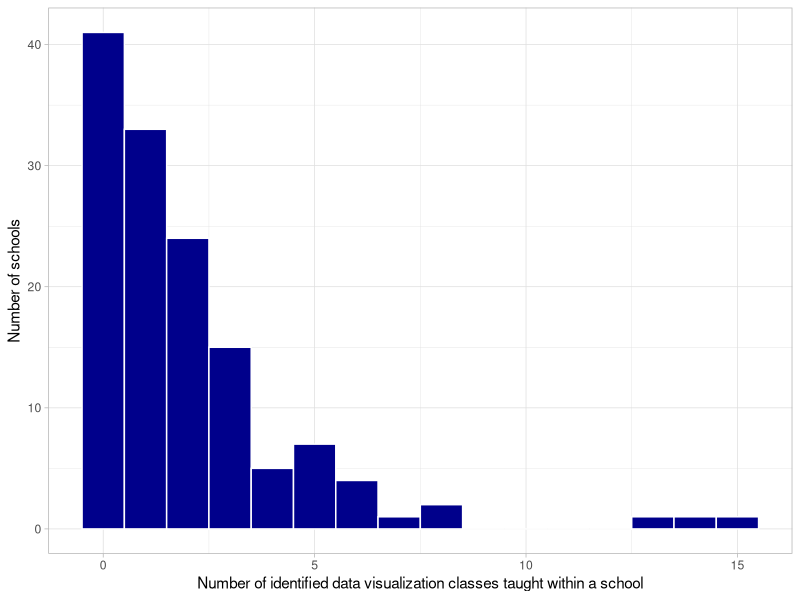

Generate this figure with R: (Note: this script raises an error after producing the figure.)
# PURPOSE: Begin exploring survey results with just basic info like how many
#          universities have a data viz class, the total number of courses that
#          we find, etc.

library(tidyverse)

# Load the survey results -------------------------------------------------

clean_survey_file <- read_csv("data/processed/survey_results.csv")

table(clean_survey_file$type)
# liberal_arts   university 
#           50          104 

length(unique(clean_survey_file$university))
# [1] 154


# Only consider the courses with accessible course catalogs ---------------

main_survey_results <- clean_survey_file |>
  filter(course_catalog_accesible)

# How many were we able to access?
table(main_survey_results$type)
# liberal_arts   university 
#           46           89 

# How many schools have courses? ------------------------------------------

table(main_survey_results$did_it_include_any_class)
# FALSE  TRUE 
#    41    94 

table("Type" = main_survey_results$type,
      "Include a class?" = main_survey_results$did_it_include_any_class)
#           Include a class?
# Type           FALSE TRUE
#   liberal_arts    30   16
#   university      11   78

# Huh, interesting - majority of the liberal arts do NOT feature a data viz class

# Create class level dataset ----------------------------------------------

# Most annoying part of working with this sheet, need to pivot to make it longer
# so that each row is a class

course_level_info <- main_survey_results |>
  dplyr::select(university, type, course_1_name:course_15_software) |>
  dplyr::select(-contains("notes")) |>
  pivot_longer(cols = course_1_name:course_15_software,
               names_to = c("class", ".value"),
               names_pattern = "course_(\\d+)_(.+)")
nrow(course_level_info) == (nrow(main_survey_results) * 15)
# [1] TRUE

# Successfully pivoted using the above code

# histogram with 0s for schools
course_count_hist <- course_level_info |>
  group_by(university) |>
  summarize(n_courses = length(which(!is.na(name)))) |>
  ggplot(aes(x = n_courses)) +
  geom_histogram(binwidth = 1, center = 0, closed = "left",
                 color = "white", fill = "darkblue") +
  theme_light() +
  labs(x = "Number of identified data visualization classes taught within a school",
       y = "Number of schools")
cowplot::save_plot("figs/hist_n_courses.pdf",
                   course_count_hist, ncol = 1, nrow = 1)

# Remove missing rows based on name:
course_level_info <- course_level_info |>
  filter(!is.na(name))
# Results in 270 courses in total (makes sense)

# How many schools with classes?
length(unique(course_level_info$university))
# [1] 94
94 / 154
# [1] 0.6103896

# Basic exploration of class level data -----------------------------------

course_level_info |>
  group_by(university) |>
  count() |>
  arrange(desc(n))
#     university                          n
#     <chr>                           <int>
#   1 Georgetown University              15
#   2 New York University                14
#   3 Northeastern University            13
#   4 Carnegie Mellon University          8
#   5 University of Notre Dame            8
#   6 Northwestern University             7
#   7 Duke University                     6
#   8 Purdue University                   6
#   9 Stevens Institute of Technology     6
#  10 University of Minnesota             6
# Okay - should mention these for the paper, which stand out in terms of the 
# sheer number that are there...
  
# Course level?
table(course_level_info$level)  
# Both          Grad      Graduate      Undegrad     Undergrad Undergraduate 
# 63            99             2             1           103             2 
# Ugh - neeed to combine these...

course_level_info <- course_level_info |>
  mutate(level = ifelse(str_detect(tolower(level), "und"),
                        "undergrad",
                        ifelse(str_detect(tolower(level),
                                          "both"),
                               "both", "grad")))
table(course_level_info$level)
# both      grad undergrad 
# 63       101       106
# That's surprisingly balanced...

# Can imagine making some word clouds of the course names and topics...

# What about the department?
length(unique(course_level_info$dept))
# [1] 163

# Okay that's way too many to initially look at... what are the types of depts
# that contain "stat" or "data" in them?

course_level_info <- course_level_info |>
  mutate(is_stats = as.numeric(str_detect(tolower(dept), "stat")))
course_level_info |>
  filter(is_stats == 1) |>
  pull(dept) |>
  unique()
# [1] "Statistical Science, Information Science + Studies"              
# [2] "Statistical Science"                                             
# [3] "Statistics and Data Science"                                     
# [4] "Mathematics and Statistics, Computers and Information Management"
# [5] "Statistics"                                                      
# [6] "Applied Statistics, Social Science, and Humanities"              
# [7] "Statistics and Operations Research"                              
# [8] "Information Technology, Statistics" 

# Repeat for "data"
course_level_info <- course_level_info |>
  mutate(is_ds = as.numeric(str_detect(tolower(dept), "data")))
course_level_info |>
  filter(is_ds == 1) |>
  pull(dept) |>
  unique()
#  [1] "Data Science Institute"                        "Data Science"                                 
#  [3] "Statistics and Data Science"                   "Data Analytics"                               
#  [5] "Data Sciece"                                   "Data Science and Analytics"                   
#  [7] "Data Science (Public Policy)"                  "Data Analytics for Science"                   
#  [9] "Applied Data Analytics and Visualization"      "Environmental Data Science"                   
# [11] "Data Science and Engineering"                  "Applied Data Science"                         
# [13] "Computer Science, Data Science"                "Journalism and Media Management, Data Science"
# [15] "Data Analytics & Visualization"                "Data Science, Informatics"                    
# [17] "Data Science, Information Systems"             "Data for Political Research"      

# Spot a mispelling there...

# Okay - so how many data viz classes are from stats depts?
table(course_level_info$is_stats)
#   0   1 
# 252  18
table(course_level_info$is_stats) / nrow(course_level_info)
#          0          1 
# 0.93333333 0.06666667 

# For data science?
table(course_level_info$is_ds)
#   0   1 
# 236  34 
table(course_level_info$is_ds) / nrow(course_level_info)
#   0   1 
# 0.8740741 0.1259259  

# Split by level:
course_level_info |>
  group_by(level, is_stats) |>
  summarize(n_classes = n(),
            .groups = "drop") |>
  group_by(level) |>
  mutate(total_classes = sum(n_classes)) |>
  ungroup() |>
  mutate(frac_classes = n_classes / total_classes)
#     level     is_stats n_classes total_classes frac_classes
#     <chr>        <dbl>     <int>         <int>        <dbl>
#   1 both             0        61            63       0.968 
#   2 both             1         2            63       0.0317
#   3 grad             0        96           101       0.950 
#   4 grad             1         5           101       0.0495
#   5 undergrad        0        95           106       0.896 
#   6 undergrad        1        11           106       0.104 

# Okay nice - pretty consistent here...

course_level_info |>
  group_by(level, is_stats) |>
  summarize(n_classes = n(),
            .groups = "drop") |>
  mutate(level = fct_relevel(level, "undergrad", "grad", "both"),
         level = fct_recode(level, Both = "both", 
                            `Undergraduate-only` = "undergrad",
                            `Graduate-only` = "grad")) |>
  ggplot(aes(x = level, y = n_classes, fill = as.factor(is_stats))) +
  geom_bar(stat = "identity", position = "stack") +
  ggthemes::scale_fill_colorblind(labels = c("No", "Yes")) +
  labs(x = "Student-level", y = "Number of classes",
       fill = "Taught by Statistics department?") +
  theme_light() +
  theme(legend.position = "bottom")

course_level_info |>
  group_by(level, is_ds) |>
  summarize(n_classes = n(),
            .groups = "drop") |>
  group_by(level) |>
  mutate(total_classes = sum(n_classes)) |>
  ungroup() |>
  mutate(frac_classes = n_classes / total_classes)
# # A tibble: 6 × 5
#     level     is_ds n_classes total_classes frac_classes
#     <chr>     <dbl>     <int>         <int>        <dbl>
# 1 both          0        56            63        0.889
# 2 both          1         7            63        0.111
# 3 grad          0        87           101        0.861
# 4 grad          1        14           101        0.139
# 5 undergrad     0        93           106        0.877
# 6 undergrad     1        13           106        0.123

course_level_info |>
  group_by(level, is_ds) |>
  summarize(n_classes = n(),
            .groups = "drop") |>
  mutate(level = fct_relevel(level, "undergrad", "grad", "both"),
         level = fct_recode(level, Both = "both", 
                            `Undergraduate-only` = "undergrad",
                            `Graduate-only` = "grad")) |>
  ggplot(aes(x = level, y = n_classes, fill = as.factor(is_ds))) +
  geom_bar(stat = "identity", position = "stack") +
  ggthemes::scale_fill_colorblind(labels = c("No", "Yes")) +
  labs(x = "Student-level", y = "Number of classes",
       fill = "Taught by Data Science department?") +
  theme_light() +
  theme(legend.position = "bottom")

# Yup... majority do not come from stats or data science depts, and that's 
# probably being generous given the stat/data tag

# Make a combined version:
course_level_info |>
  mutate(is_stat_ds = pmax(is_stats, is_ds)) |>
  group_by(is_stat_ds) |> 
  summarize(n_classes = n(), .groups = "drop") |>
  mutate(total_classes = sum(n_classes)) |>
  ungroup() |>
  mutate(frac_classes = n_classes / total_classes)
# # A tibble: 2 × 4
#             is_stat_ds n_classes total_classes frac_classes
#                 1 <dbl>     <int>         <int>        <dbl>
#            1          0       220           270        0.815
#            2          1        50           270        0.185

course_level_info |>
  mutate(is_stat_ds = pmax(is_stats, is_ds)) |>
  group_by(level, is_stat_ds) |>  
  summarize(n_classes = n(),
            .groups = "drop") |>
  group_by(level) |>
  mutate(total_classes = sum(n_classes)) |>
  ungroup() |>
  mutate(frac_classes = n_classes / total_classes)
# # A tibble: 6 × 5
#     level     is_stat_ds n_classes total_classes frac_classes
#     <chr>          <dbl>     <int>         <int>        <dbl>
# 1 both               0        55            63        0.873
# 2 both               1         8            63        0.127
# 3 grad               0        82           101        0.812
# 4 grad               1        19           101        0.188
# 5 undergrad          0        83           106        0.783
# 6 undergrad          1        23           106        0.217

dept_level_bars <- course_level_info |>
  mutate(is_stat_ds = pmax(is_stats, is_ds)) |>
  group_by(level, is_stat_ds) |>
  summarize(n_classes = n(),
            .groups = "drop") |>
  mutate(level = fct_relevel(level, "undergrad", "grad", "both"),
         level = fct_recode(level, Both = "both", 
                            `Undergraduate-only` = "undergrad",
                            `Graduate-only` = "grad")) |>
  ggplot(aes(x = level, y = n_classes, fill = as.factor(is_stat_ds))) +
  geom_bar(stat = "identity", position = "stack") +
  ggthemes::scale_fill_colorblind(labels = c("No", "Yes")) +
  labs(x = "Student-level", y = "Number of classes",
       fill = "Taught by statistics and/or data science department?") +
  theme_light() +
  theme(legend.position = "bottom")
dept_level_bars
cowplot::save_plot("figs/dept_level_bars.pdf",
                   dept_level_bars, ncol = 1, nrow = 1)


# Frequency of topics we discuss ------------------------------------------

# How many classes had topics?
course_level_info |>
  filter(topic_list != "None", !is.na(topic_list)) |>
  nrow()
# [1] 142 - okay so a good number

# How many classes didn't have available topics?
sum(is.na(course_level_info$topic_list))
# [1] 14
mean(is.na(course_level_info$topic_list))
# [1] 0.05185185

# Figure out the topics to search for:
unique(str_split(paste0(course_level_info$topic_list, collapse = ", "), ", ")[[1]])
# [1] "None"                                    "Interactive Graphics"                   
# [3] "Networks"                                "Spatial Data"                           
# [5] "NA"                                      "High Dimensional"                       
# [7] "Statistical Modeling"                    "Hypothesis Testing"                     
# [9] "Time Series"                             "Text Data"                              
# [11] "Statistical Modeling (Regression)"       "Clustering"                             
# [13] "Text Analysis"                           "Hypothesis Testing/Confidence Intervals"
# [15] " Interactive Graphics"                   "Spatial data"                           
# [17] "Confidence Intervals"      

# First look up all topics:
all_topics <- c("interactive graphics", "networks", "spatial data",
                "high dimensional", "time series", "text data", "clustering",
                "text analysis",
                "hypothesis testing", "confidence intervals",
                "statistical modeling",
                "none")

topic_counts <- map_dfr(all_topics,
                        function(topic) {
                          topic_count <- course_level_info |>
                            mutate(topic_list = tolower(topic_list)) |>
                            filter(str_detect(topic_list, str_c(topic))) |>
                            nrow()
                          tibble(class_topic = topic,
                                 n_classes = topic_count)
                        }) |>
  # alter text analysis to be text data:
  mutate(class_topic = ifelse(class_topic == "text analysis",
                              "text data", class_topic)) |>
  group_by(class_topic) |>
  summarize(n_classes = sum(n_classes),
            .groups = "drop")

# Make a bar chart of these topic counts:
topic_count_bars <- topic_counts |>
  mutate(class_topic = fct_reorder(class_topic, n_classes)) |>
  ggplot(aes(x = class_topic, y = n_classes)) +
  geom_bar(stat = "identity",
           fill = "darkblue", color = "white") +
  coord_flip() +
  theme_light() +
  labs(x = "Topic",
       y = "Number of courses covering topic")
topic_count_bars
cowplot::save_plot("figs/topic_count_bars.pdf",
                   topic_count_bars, ncol = 1, nrow = 1)

# Number and proportion of courses that cover each topic
topic_counts
#    class_topic          n_classes
#    <chr>                    <int>
#  1 clustering                  10
#  2 confidence intervals         2
#  3 high dimensional            21
#  4 hypothesis testing           4
#  5 interactive graphics       105
#  6 networks                    32
#  7 none                       114
#  8 spatial data                51
#  9 statistical modeling         7
# 10 text data                   18
# 11 time series                 26

# Understanding *how many topics* each course teaches:
#create an indicator for each topic
topicChecks = course_level_info %>% reframe(
  clustering = as.numeric(grepl("clustering", tolower(topic_list))),
  CIs = as.numeric(grepl("confidence intervals", tolower(topic_list))),
  highDim = as.numeric(grepl("high dimensional", tolower(topic_list))),
  testing = as.numeric(grepl("hypothesis testing", tolower(topic_list))),
  interactive = as.numeric(grepl("interactive graphics", tolower(topic_list))),
  networks = as.numeric(grepl("networks", tolower(topic_list))),
  spatial = as.numeric(grepl("spatial data", tolower(topic_list))),
  modeling = as.numeric(grepl("statistical modeling", tolower(topic_list))),
  text = as.numeric(grepl("text", tolower(topic_list))),
  time = as.numeric(grepl("time series", tolower(topic_list)))
  )
#count total number of topics
course_level_info$numTopics = rowSums(topicChecks)
#however, if topic_list is NA, change numTopics to NA
course_level_info$numTopics = ifelse(
  is.na(course_level_info$topic_list), NA,
  course_level_info$numTopics)

# histogram of number of topics
topic_count_hist <- course_level_info |>
  ggplot(aes(x = numTopics)) +
  geom_histogram(binwidth = 1, center = 0, closed = "left",
                 color = "white", fill = "darkblue") +
  theme_light() +
  labs(x = "Number of topics taught",
       y = "Number of courses") +
  scale_x_continuous(breaks = 0:10)
topic_count_hist

#Proportion of courses that teach each number of topics:
prop.table(table(course_level_info$numTopics))
#How many (and what proportion) teach at most 2 topics?
sum(course_level_info$numTopics <= 2, na.rm = TRUE)
mean(course_level_info$numTopics <= 2, na.rm = TRUE)

# More closely examining which courses
# did not cover any of the topics:
courses_noTopics = subset(course_level_info, topic_list == "None",
  select = c(ame, dept))
print(courses_noTopics, n = 114)

# More closely examining which courses
# covered interactive graphics:
print(subset(course_level_info[which(topicChecks$interactive == 1),],
  select = c(name, dept)), n = 105)

# More closely examining which courses
# covered spatial data:
print(subset(course_level_info[which(topicChecks$spatial == 1),],
  select = c(name, dept)), n = 105)

# Set-up a vector of topics 
stat_topics <- c("hypothesis testing", "confidence intervals",
                 "statistical modeling")

# How many courses cover these topics?
courses_by_topics <- map(stat_topics,
                         function(topic) {
                           
                           # Just return the courses with this topic:
                           course_level_info |>
                             mutate(topic_list = tolower(topic_list)) |>
                             filter(str_detect(topic_list, str_c(topic)))
                           
                         })
names(courses_by_topics) <- stat_topics
sapply(courses_by_topics, function(x) x$university)
# $`hypothesis testing`
# [1] "Duke University"            "Columbia University"        "Carnegie Mellon University"
# [4] "Brigham Young University"  
# 
# $`confidence intervals`
# [1] "Carnegie Mellon University" "Colby College"             
# 
# $`statistical modeling`
# [1] "Duke University"            "Brown University"           "Georgetown University"     
# [4] "Georgetown University"      "Carnegie Mellon University" "University of Minnesota"   
# [7] "Colby College"        
# Okay - so no visualization needed here... thsi is really really limited then...
# Colby is Jerzy's class so that would explain the similarity there, and Duke 
# is not surprising at all

# Print out the depts:
lapply(courses_by_topics, function(x) dplyr::select(x, university, dept))
# $`hypothesis testing`
# # A tibble: 4 × 2
#     university                 dept                                              
#     <chr>                      <chr>                                             
#   1 Duke University            Statistical Science, Information Science + Studies
#   2 Columbia University        Computer Science                                  
#   3 Carnegie Mellon University Statistics and Data Science                       
#   4 Brigham Young University   Political Science                                 
# 
# $`confidence intervals`
# # A tibble: 2 × 2
#     university                 dept                       
#     <chr>                      <chr>                      
#   1 Carnegie Mellon University Statistics and Data Science
#   2 Colby College              Statistics                 
# 
# $`statistical modeling`
# # A tibble: 7 × 2
# university                 dept                                              
# <chr>                      <chr>                                             
#   1 Duke University            Statistical Science, Information Science + Studies
#   2 Brown University           Computer Science                                  
#   3 Georgetown University      Data Science and Analytics                        
#   4 Georgetown University      Learning, Design, and Technology                  
#   5 Carnegie Mellon University Statistics and Data Science                       
#   6 University of Minnesota    Information and Decision Science                  
#   7 Colby College              Statistics  

# huh - not what I expected, would've thought that this would be entirely stats


# Create word clouds of departments, class names, and topics --------------

# Start with departments
library(tidytext)
data(stop_words)

course_dept_text <- course_level_info |>
  dplyr::select(university, class, dept) |>
  unnest_tokens(word, dept) |>
  filter(!(word %in% stop_words$word)) |>
  group_by(word) |>
  summarize(freq = n(), .groups = "drop")

library(wordcloud)
wordcloud(words = course_dept_text$word,
          freq = course_dept_text$freq, 
          random.order = FALSE,
          max.words = 100, 
          colors = brewer.pal(8, "Dark2"))
# That makes sense.... and is a good one to potentially use

# Repeat for course names:
course_name_text <- course_level_info |>
  dplyr::select(university, class, name) |>
  unnest_tokens(word, name) |>
  filter(!(word %in% stop_words$word)) |>
  group_by(word) |>
  summarize(freq = n(), .groups = "drop")

wordcloud(words = course_name_text$word,
          freq = course_name_text$freq, 
          random.order = FALSE,
          max.words = 100, 
          colors = brewer.pal(8, "Dark2"))
# Well that's not interesting...

# And for topics:
course_topics_text <- course_level_info |>
  filter(topic_list != "None", # note - none is a stop word apparently..
         !is.na(topic_list)) |>
  dplyr::select(university, class, topic_list) |>
  unnest_tokens(word, topic_list) |>
  filter(!(word %in% stop_words$word)) |>
  group_by(word) |>
  summarize(freq = n(), .groups = "drop")

wordcloud(words = course_topics_text$word,
          freq = course_topics_text$freq, 
          random.order = FALSE,
          max.words = 100, 
          colors = brewer.pal(8, "Dark2"))
# Okay so interactive graphics is really popular...


# Pretty sure I have what I need to fill out the rest of that section, hitting on 
# Zach's main points...
